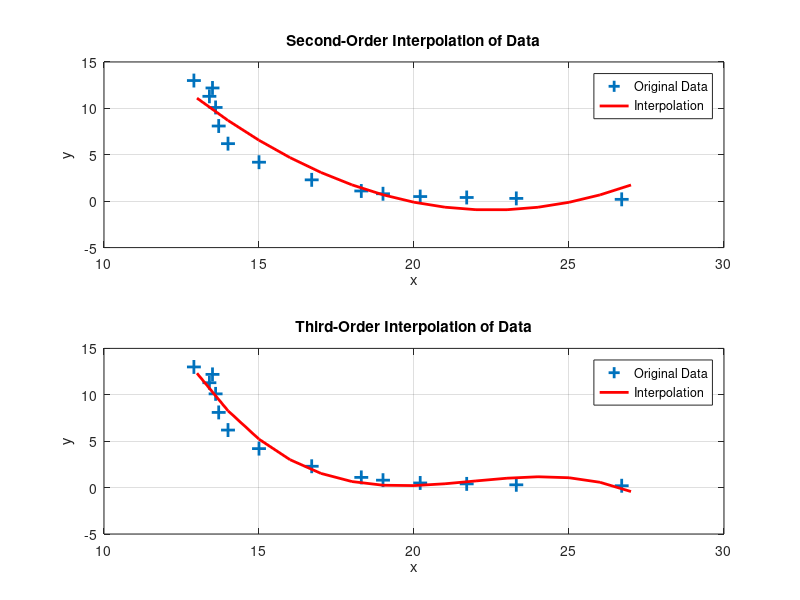

MATLAB code for this plot: (Note: this script raises an error after producing the figure.)
%% Question 1
clear; clc
t = 0:0.1:10; x = zeros(3, length(t)); omega = zeros(1);
m1 = 37; m2 = 46; m3 = 55;
k1 = 270; k2 = 260; k3 = 250; k4 = 200;

A = [(k1/m1)+(k2/m1), -k2/m1, 0; -k2/m2, (k2/m2)+(k3/m2), -k3/m2; 0, -k3/m3, (k3/m3)+(k4/m3)];
[eigen_vector, eigen_value] = eig(A)

for i = 1:3
    omega(i) = sqrt(abs(eigen_value(i,i)));
end

for i = 1:length(omega)
    x(i, :) = eigen_vector(i, 1) .* cos(omega(i) .* t);
end

subplot(2, 1, 1);
plot(t,x(1, :),'b',t,x(2, :),'r',t,x(3, :),'g');
xlabel('Time (s)'); ylabel('Displacement (m)');  grid on;
legend('Car 1','Car 2','Car 3'); title('First Mode of Oscillation');

for i = 1:length(omega)
    x(i, :) = eigen_vector(i, 1) .* sin(omega(i) .* t);
end

subplot(2, 1, 2);
plot(t,x(1, :),'b',t,x(2, :),'r',t,x(3, :),'g');
xlabel('Time (s)'); ylabel('Displacement (m)'); grid on;
legend('Car 1','Car 2','Car 3'); title('Second Mode of Oscillation');

%% Question 2
clear; clc
% Second Order Polynomial
x = [12.9, 13.5, 13.4, 13.6, 13.7, 14, 15, 16.7, 18.3, 19, 20.2, 21.7, 23.3, 26.7]; order = 2;
y = [13, 12.2, 11.3, 10.1, 8.1, 6.2, 4.2, 2.3, 1.1, 0.8, 0.5, 0.4, 0.3, 0.2]; n = length(x);

a = polyfit(x, y, order); a2 = a(1); a1 = a(2); a0 = a(3); 
fprintf("The second order polynomial is: %.4fx^2 - %.4fx + %.4f\n", a2, abs(a1), a0)

f = @(X) a2*X.^2 + a1*X + a0;
X = 13:27; Y = f(X); Sr = 0;

for i = 1:n
    Sr = Sr + (y(i) - a0 - a1*x(i) - a2*(x(i))^2)^2;
end

Er = sqrt(Sr/(n-order+1));
fprintf("The goodness of fit for the second order polynomial is %.4f\n\n", Er)

subplot(2, 1, 1)
plot(x, y, "+", 'LineWidth', 2, 'MarkerSize', 10); hold on;
plot(X, Y, 'r-', 'LineWidth', 2);
xlabel('x'); ylabel('y'); title('Second-Order Interpolation of Data'); 
legend('Original Data', 'Interpolation'); grid on;

% Third Order Polynomial
order = 3; a = polyfit(x, y, order); a3 = a(1); a2 = a(2); a1 = a(3); a0 = a(4);
fprintf("The third order polynomial is: %.4fx^3 + %.4fx^2 + %.4fx + %.4f\n", a3, a2, a1, a0)

f = @(X) a3*X.^3 + a2*X.^2 + a1*X + a0;
X = 13:27; Y = f(X); Sr = 0;

for i = 1:n
    Sr = Sr + (y(i) - a0 - a1*x(i) - a2*(x(i))^2 - a3*(x(i))^3)^2;
end

Er = sqrt(Sr/(n-order+1));
fprintf("The goodness of fit for the third order polynomial is %.4f\n\n", Er)

subplot(2, 1, 2)
plot(x, y, "+", 'LineWidth', 2, 'MarkerSize', 10); hold on;
plot(X, Y, 'r-', 'LineWidth', 2);
xlabel('x'); ylabel('y'); title('Third-Order Interpolation of Data'); 
legend('Original Data', 'Interpolation'); grid on;

%% Question 3
clear; clc
t = 9:-1:0; S = [4, 6, 4, 15, 37, 46, 42, 39, 8, 0]; start_v = 4; end_v = 6;

% NOTE TO GA: To find 0th, 1st, 2nd order change start_v to 1
for order = start_v:end_v
    speed = lagrange(t, S, 1.5, order);
    if order == 1
        fprintf("The 0th order Langrange estimation for speed of 1.5 s is equal %.4f Km/h\n", speed)
    elseif order == 2
        fprintf("The 1st order Langrange estimation for speed of 1.5 s is equal %.4f Km/h\n", speed)
    elseif order == 3
        fprintf("The 2nd order Langrange estimation for speed of 1.5 s is equal %.4f Km/h\n", speed)
    elseif order == 4
        fprintf("The 3rd order Langrange estimation for speed of 1.5 s is equal %.4f Km/h\n", speed)
    else
        fprintf("The %dth order Langrange estimation for speed of 1.5 s is equal %.4f Km/h\n", order-1, speed)
    end
end

%% Question 4
clear; clc
y = @(x) exp((10.*x)/765); a = 0; b = 360; y_analytical = (153*exp(80/17) - 1)/2;

y_trapz_5 = trap(y, a, b, 5); fprintf("The trapezoidal integration with n = 5 is equal to %.4f\n", y_trapz_5)
y_trapz_20 = trap(y, a, b, 20); fprintf("The trapezoidal integration with n = 20 is equal to %.4f\n", y_trapz_20)
y_trapz_40 = trap(y, a, b, 40); fprintf("The trapezoidal integration with n = 40 is equal to %.4f\n\n", y_trapz_40)

y_simpson13_1 = simpson13(y, 0, 360, 1); fprintf("The simpson 1/3 rule integration with n = 1 is equal to %.4f\n", y_simpson13_1)
y_simpson13_5 = simpson13(y, 0, 360, 5); fprintf("The simpson 1/3 rule integration with n = 5 is equal to %.4f\n", y_simpson13_5)
y_simpson13_15 = simpson13(y, 0, 360, 15); fprintf("The simpson 1/3 rule integration with n = 15 is equal to %.4f\n\n", y_simpson13_15)

fprintf("The difference between trapezoidal n = 5 with analytical is equal to %.4f%%\n", abs(100*(y_analytical-y_trapz_5)/y_analytical))
fprintf("The difference between trapezoidal n = 20 with analytical is equal to %.4f%%\n", abs(100*(y_analytical-y_trapz_20)/y_analytical))
fprintf("The difference between trapezoidal n = 40 with analytical is equal to %.4f%%\n\n", abs(100*(y_analytical-y_trapz_40)/y_analytical))

fprintf("The difference between simpson 1/3 rule n = 1 with analytical is equal to %.4f%%\n", abs(100*(y_analytical-y_simpson13_1)/y_analytical))
fprintf("The difference between simpson 1/3 rule n = 5 with analytical is equal to %.4f%%\n", abs(100*(y_analytical-y_simpson13_5)/y_analytical))
fprintf("The difference between simpson 1/3 rule n = 15 with analytical is equal to %.4f%%\n", abs(100*(y_analytical-y_simpson13_15)/y_analytical))
